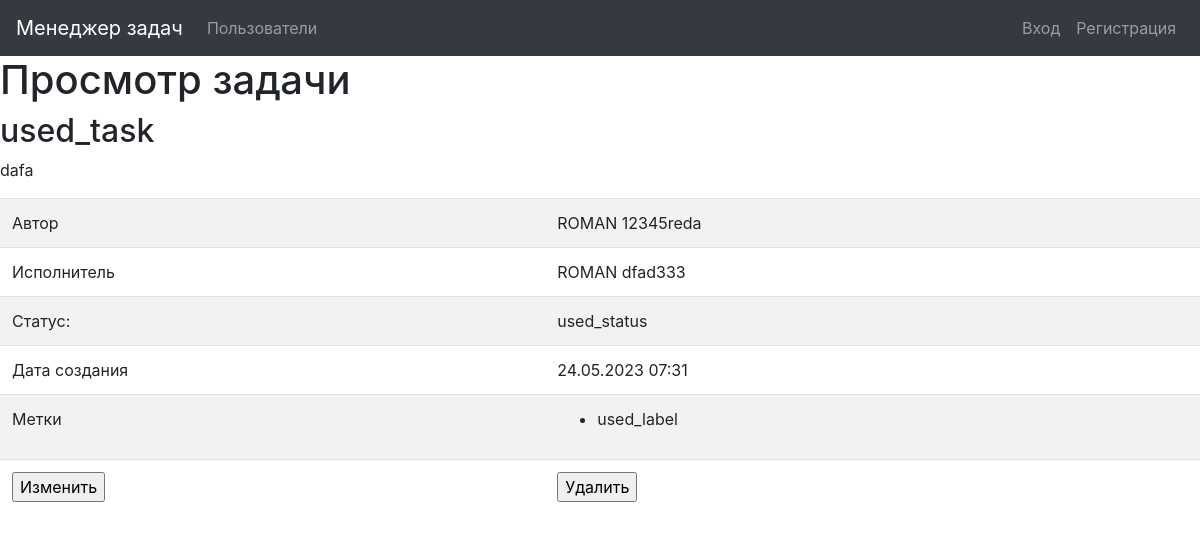
Page /tasks/3/ on the committed database.
### task_manager/tasks/models.py (models this page shows, shortened)
class Task(models.Model):
    name = models.CharField(_('Name'), max_length=100, unique=True)
    description = models.TextField(_('Description'), )
    author = models.ForeignKey(User, on_delete=models.PROTECT,
                               related_name='user_author')
    status = models.ForeignKey(Status, on_delete=models.PROTECT)
    executor = models.ForeignKey(User, on_delete=models.PROTECT,
                                 related_name='user_assignee')
    labels = models.ManyToManyField(Label, through=TaskLabel,
                                    related_name='tasks')
    created_at = models.DateTimeField(default=timezone.now)

### task_manager/users/models.py (models this page shows)
class User(AbstractUser):
    def __str__(self):
        return self.get_full_name()

### task_manager/statuses/models.py (models this page shows)
class Status(models.Model):
    name = models.CharField(_('Name'), max_length=100, unique=True)
    created_at = models.DateTimeField(default=timezone.now)
    def __str__(self):
        return self.name

### task_manager/labels/models.py (models this page shows, shortened)
class Label(models.Model):
    name = models.CharField(_('Name'), max_length=100, unique=True)
    created_at = models.DateTimeField(default=timezone.now)

### task_manager/tasks/views.py (the view)
# urls.py: path('<int:pk>/', views.TaskDetailsView.as_view(),
class TaskDetailsView(View):
    model = Task
    template_name = 'task/tasks_list.html'
    context_object_name = 'tasks'
    def get(self, request, *args, **kwargs):
        task_id = kwargs.get('pk')
        task = Task.objects.get(id=task_id)
        task_labels = task.labels.values_list('name', flat=True)
        return render(request, 'task/task_details.html', context={
            'task': task, 'task_labels': task_labels
        })

### task_manager/templates/task/task_details.html (shortened to what this page needs)
{% extends "base.html" %}
{% block content %}
{% load i18n %}
<h1>{% translate "Task details" %}</h1>
 <div>
  <div><h2>{{ task.name }}</h2></div>
  <div><p>{{ task.description }}<p></div>
<table  class="table table-striped">
  <tr>
  <td>{% translate "Author:" %}</td>
  <td>{{ task.author.first_name }} {{ task.author.last_name }}</td>
  </tr>
  <tr>
  <td>{% translate "Assigned to:" %}</td>
  <td>{{ task.executor.first_name }} {{ task.executor.last_name }}</td>
  </tr>
  <tr>
  <td>{% translate "Status:" %}</td>
  <td>{{ task.status }}</td>
  </tr>
  <tr>
  <td>{% translate "Created at:" %}</td>
  <td>{{ task.created_at|date:"d.m.Y H:i" }}</td>
  </tr>
  <tr>
  <td>{% translate "Labels:" %}</td>
  <td>
  <ul>
  {% for i in task_labels %}
  <li>{{ i }}</li>
  {% endfor %}
  </ul>
  </td>
  </tr>
  <tr>
  <td>
  <form action="{% url 'task_update' pk=task.id %}" method="get">
  <input type="submit" value='{% translate "Change data" %}'>
  </form>
  </td>
  <td>
  <form action="{% url 'task_delete' pk=task.id %}" method="get">
  <input type="submit" value='{% translate "Delete data" %}'>
  </form>
  </td>
  </tr>
</table>
</div>
{% endblock %}

### rows in the picture
Task: name "used_task", description "dafa", author.first_name "ROMAN", author.last_name "12345reda", executor.first_name "ROMAN", executor.last_name "dfad333", status "used_status", created_at "24.05.2023 07:31"
Label: name "used_label"
